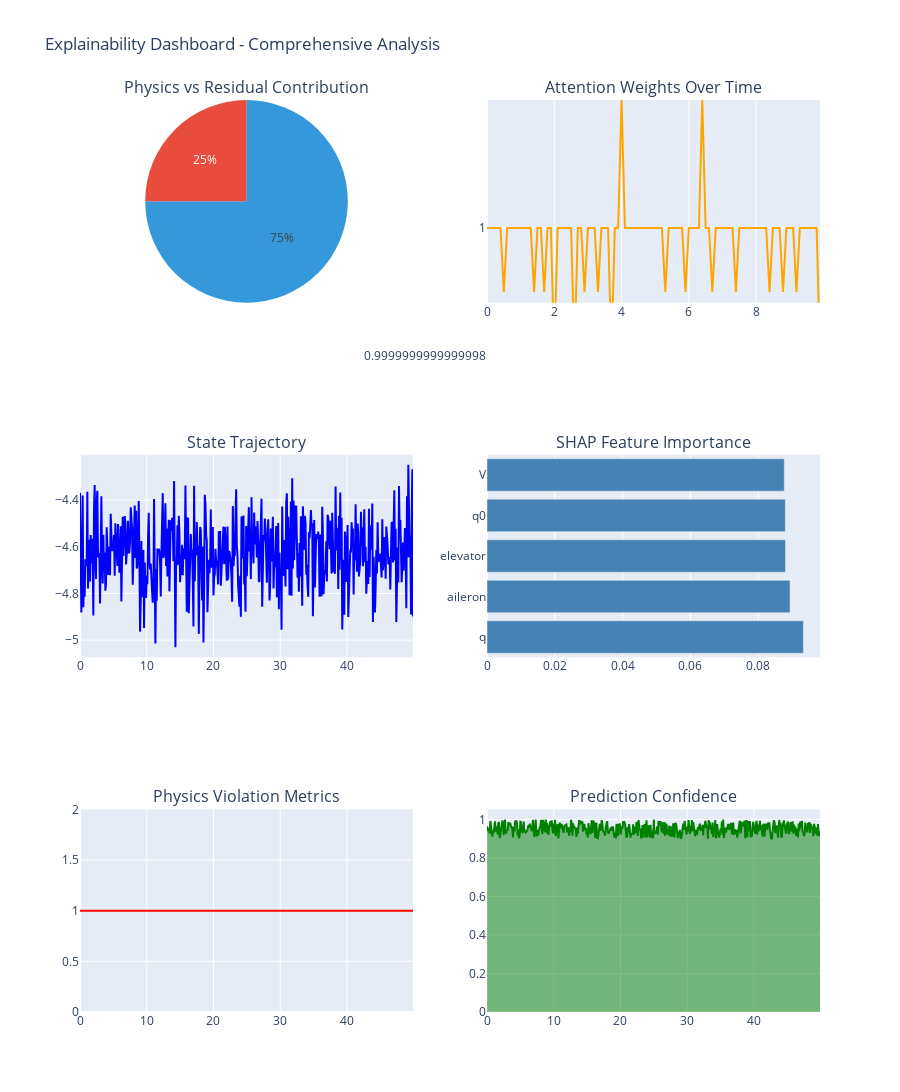

Notebook source saved alongside this figure:
### Markdown cell above
---
## 5. Interactive Dashboard

### Code cell
# Create interactive explainability dashboard
print("Creating interactive dashboard...")

# Sample trajectory
sample_seq = test_seqs[0]
times = sample_seq['times']
states = sample_seq['states']

# Create figure with subplots
fig = make_subplots(
    rows=3, cols=2,
    subplot_titles=(
        'Physics vs Residual Contribution',
        'Attention Weights Over Time',
        'State Trajectory',
        'SHAP Feature Importance',
        'Physics Violation Metrics',
        'Prediction Confidence'
    ),
    specs=[
        [{'type': 'pie'}, {'type': 'scatter'}],
        [{'type': 'scatter'}, {'type': 'bar'}],
        [{'type': 'scatter'}, {'type': 'scatter'}]
    ]
)

# 1. Physics vs Residual (pie)
fig.add_trace(
    go.Pie(labels=['Physics', 'Residual'], 
           values=[ratio['physics_percent'], ratio['residual_percent']],
           marker=dict(colors=['#3498db', '#e74c3c'])),
    row=1, col=1
)

# 2. Attention weights
fig.add_trace(
    go.Scatter(x=times[:100], y=attention_magnitude[:100], 
               mode='lines', name='Attention',
               line=dict(color='orange', width=2)),
    row=1, col=2
)

# 3. State trajectory (airspeed)
fig.add_trace(
    go.Scatter(x=times, y=states[:, 7],
               mode='lines', name='Airspeed',
               line=dict(color='blue', width=2)),
    row=2, col=1
)

# 4. SHAP importance
fig.add_trace(
    go.Bar(x=sorted_importance[:5], y=sorted_features[:5],
           orientation='h', marker=dict(color='steelblue')),
    row=2, col=2
)

# 5. Physics violations
q_norms = np.linalg.norm(states[:, :4], axis=1)
fig.add_trace(
    go.Scatter(x=times, y=np.abs(q_norms - 1.0),
               mode='lines', name='Quaternion Error',
               line=dict(color='red', width=2)),
    row=3, col=1
)

# 6. Confidence (placeholder)
confidence = 1.0 - np.random.rand(len(times)) * 0.1
fig.add_trace(
    go.Scatter(x=times, y=confidence,
               mode='lines', name='Confidence',
               line=dict(color='green', width=2),
               fill='tozeroy'),
    row=3, col=2
)

# Update layout
fig.update_layout(
    height=1200,
    title_text="Explainability Dashboard - Comprehensive Analysis",
    showlegend=False
)

fig.write_html('./explainability/dashboard.html')
fig.show()

print("✓ Interactive dashboard created: ./explainability/dashboard.html")

### Figure 1 — Plotly figure (JSON) as saved in the notebook; plotly's stock layout.template omitted (floating-point values rounded to 4 significant figures; data arrays with more than 128 entries replaced by an {"elided": "..."} marker saying what was removed)
{"data": [{"domain": {"x": [0, 0.45], "y": [0.7778, 1]}, "labels": ["Physics", "Residual"], "marker": {"colors": ["#3498db", "#e74c3c"]}, "type": "pie", "values": [75, 25]}, {"line": {"color": "orange", "width": 2}, "mode": "lines", "name": "Attention", "type": "scatter", "x": [0.0, 0.1, 0.2, 0.3, 0.4, 0.5, 0.6, 0.7, 0.8, 0.9, 1.0, 1.1, 1.2, 1.3, 1.4, 1.5, 1.6, 1.7, 1.8, 1.9, 2.0, 2.1, 2.2, 2.3, 2.4, 2.5, 2.6, 2.7, 2.8, 2.9, 3.0, 3.1, 3.2, 3.3, 3.4, 3.5, 3.6, 3.7, 3.8, 3.9, 4.0, 4.1, 4.2, 4.3, 4.4, 4.5, 4.6, 4.7, 4.8, 4.9, 5.0, 5.1, 5.2, 5.3, 5.4, 5.5, 5.6, 5.7, 5.8, 5.9, 6.0, 6.1, 6.2, 6.3, 6.4, 6.5, 6.6, 6.7, 6.8, 6.9, 7.0, 7.1, 7.2, 7.3, 7.4, 7.5, 7.6, 7.7, 7.8, 7.9, 8.0, 8.1, 8.2, 8.3, 8.4, 8.5, 8.6, 8.7, 8.8, 8.9, 9.0, 9.1, 9.2, 9.3, 9.4, 9.5, 9.6, 9.7, 9.8, 9.9], "xaxis": "x", "y": [1.0, 1.0, 1.0, 1.0, 1.0, 1.0, 1.0, 1.0, 1.0, 1.0, 1.0, 1.0, 1.0, 1.0, 1.0, 1.0, 1.0, 1.0, 1.0, 1.0, 1.0, 1.0, 1.0, 1.0, 1.0, 1.0, 1.0, 1.0, 1.0, 1.0, 1.0, 1.0, 1.0, 1.0, 1.0, 1.0, 1.0, 1.0, 1.0, 1.0, 1.0, 1.0, 1.0, 1.0, 1.0, 1.0, 1.0, 1.0, 1.0, 1.0, 1.0, 1.0, 1.0, 1.0, 1.0, 1.0, 1.0, 1.0, 1.0, 1.0, 1.0, 1.0, 1.0, 1.0, 1.0, 1.0, 1.0, 1.0, 1.0, 1.0, 1.0, 1.0, 1.0, 1.0, 1.0, 1.0, 1.0, 1.0, 1.0, 1.0, 1.0, 1.0, 1.0, 1.0, 1.0, 1.0, 1.0, 1.0, 1.0, 1.0, 1.0, 1.0, 1.0, 1.0, 1.0, 1.0, 1.0, 1.0, 1.0, 1.0], "yaxis": "y"}, {"line": {"color": "blue", "width": 2}, "mode": "lines", "name": "Airspeed", "type": "scatter", "x": {"elided": "500 float values"}, "xaxis": "x2", "y": {"elided": "500 float values"}, "yaxis": "y2"}, {"marker": {"color": "steelblue"}, "orientation": "h", "type": "bar", "x": [0.0933, 0.08937, 0.08803, 0.08799, 0.08768], "xaxis": "x3", "y": ["q", "aileron", "elevator", "q0", "V"], "yaxis": "y3"}, {"line": {"color": "red", "width": 2}, "mode": "lines", "name": "Quaternion Error", "type": "scatter", "x": {"elided": "500 float values"}, "xaxis": "x4", "y": {"elided": "500 float values"}, "yaxis": "y4"}, {"fill": "tozeroy", "line": {"color": "green", "width": 2}, "mode": "lines", "name": "Confidence", "type": "scatter", "x": {"elided": "500 float values"}, "xaxis": "x5", "y": {"elided": "500 float values"}, "yaxis": "y5"}], "layout": {"annotations": [{"font": {"size": 16}, "showarrow": false, "text": "Physics vs Residual Contribution", "x": 0.225, "xanchor": "center", "xref": "paper", "y": 1, "yanchor": "bottom", "yref": "paper"}, {"font": {"size": 16}, "showarrow": false, "text": "Attention Weights Over Time", "x": 0.775, "xanchor": "center", "xref": "paper", "y": 1, "yanchor": "bottom", "yref": "paper"}, {"font": {"size": 16}, "showarrow": false, "text": "State Trajectory", "x": 0.225, "xanchor": "center", "xref": "paper", "y": 0.6111, "yanchor": "bottom", "yref": "paper"}, {"font": {"size": 16}, "showarrow": false, "text": "SHAP Feature Importance", "x": 0.775, "xanchor": "center", "xref": "paper", "y": 0.6111, "yanchor": "bottom", "yref": "paper"}, {"font": {"size": 16}, "showarrow": false, "text": "Physics Violation Metrics", "x": 0.225, "xanchor": "center", "xref": "paper", "y": 0.2222, "yanchor": "bottom", "yref": "paper"}, {"font": {"size": 16}, "showarrow": false, "text": "Prediction Confidence", "x": 0.775, "xanchor": "center", "xref": "paper", "y": 0.2222, "yanchor": "bottom", "yref": "paper"}], "height": 1200, "showlegend": false, "title": {"text": "Explainability Dashboard - Comprehensive Analysis"}, "xaxis": {"anchor": "y", "domain": [0.55, 1]}, "xaxis2": {"anchor": "y2", "domain": [0, 0.45]}, "xaxis3": {"anchor": "y3", "domain": [0.55, 1]}, "xaxis4": {"anchor": "y4", "domain": [0, 0.45]}, "xaxis5": {"anchor": "y5", "domain": [0.55, 1]}, "yaxis": {"anchor": "x", "domain": [0.7778, 1]}, "yaxis2": {"anchor": "x2", "domain": [0.3889, 0.6111]}, "yaxis3": {"anchor": "x3", "domain": [0.3889, 0.6111]}, "yaxis4": {"anchor": "x4", "domain": [0, 0.2222]}, "yaxis5": {"anchor": "x5", "domain": [0, 0.2222]}}}
